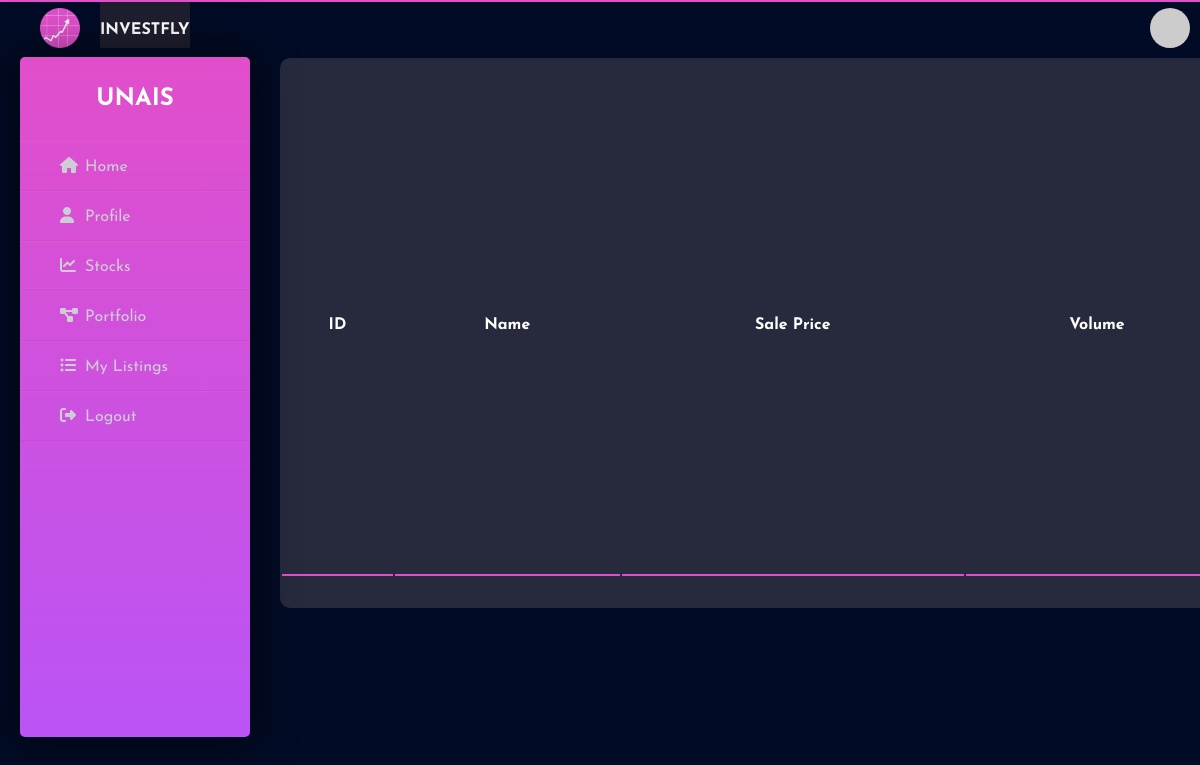
The app's page /myListings (signed in), older data.
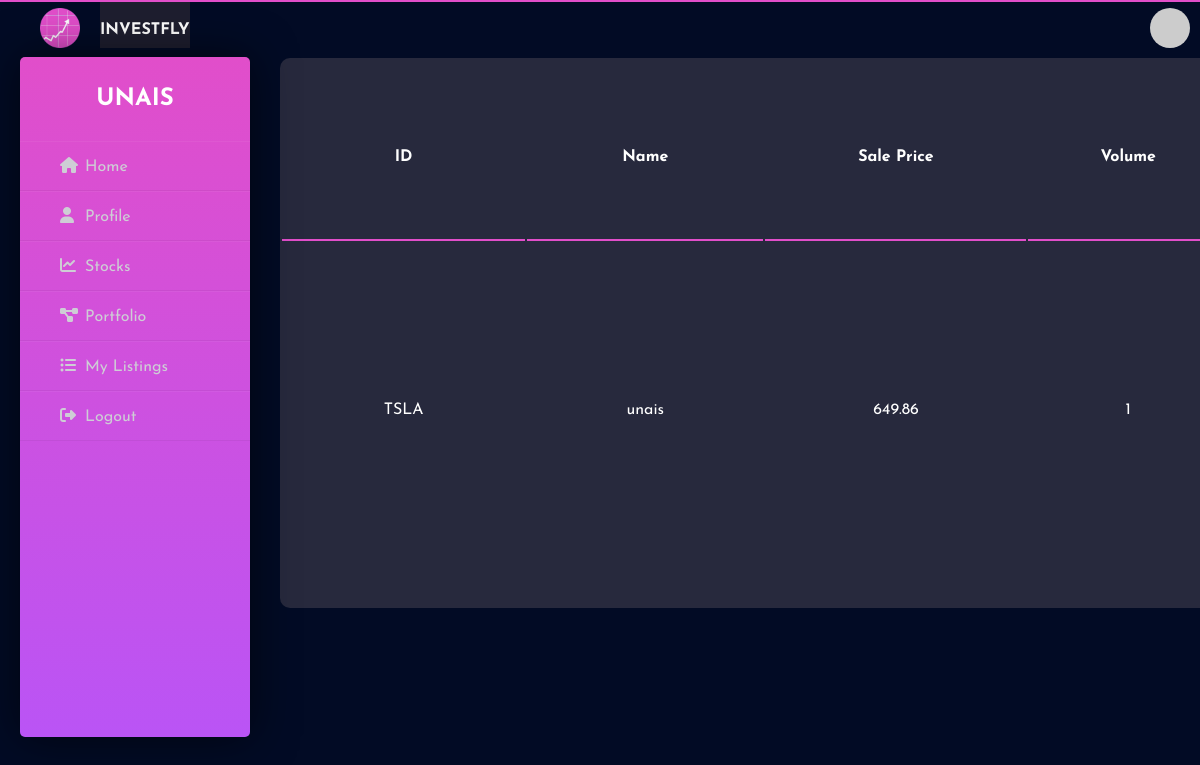
The same page, newer data.
### app/models.py (models this page shows, shortened)
class user_login(UserMixin, db.Model):
    id = db.Column(db.Integer, primary_key=True, nullable=False)
    username = db.Column(db.String(64), index=True, unique=True, nullable=False)
    email = db.Column(db.String(120), index=True, unique=True, nullable=False)
    password_hash = db.Column(db.String(128))
    def avatar(self, size):
        digest = md5(self.email.lower().encode('utf-8')).hexdigest()
        return 'https://www.gravatar.com/avatar/{}?d=identicon&s={}'.format(digest, size)

class available_stocks(db.Model):
    id = db.Column(db.Integer, primary_key=True, nullable=False)
    stock_name = db.Column(db.String, db.ForeignKey('stock.stock_name'), nullable=False)
    seller_id = db.Column(db.Integer, db.ForeignKey('user_login.id',onupdate='CASCADE', ondelete='CASCADE'), nullable=False)
    quantity = db.Column(db.Integer, nullable=False)
    curr_price = db.Column(db.Float, nullable=False)
    def get_list(self):
        return [self.stock_name, self.seller_id, self.curr_price , self.quantity]

### app/routes.py (the view)
@app.route('/myListings', methods = ['GET' , 'POST'])
@login_required
def myListings():
    headings = ['ID', 'Name', 'Sale Price' ,'Volume']
    sell_s = available_stocks.query.filter_by(seller_id=current_user.id).all()
    sell_stocks = []
    for i in range(len(sell_s)):
        sell_stocks.append(sell_s[i].get_list())
        sell_stocks[i][1] = user_login.query.filter_by(id=sell_s[i].seller_id).first().username
    return render_template('myListings.html' , data=sell_stocks , headings=headings)

### app/models.py (called while the page is built)
@app.before_request
def before_request():
    session.permanent = True
    app.permanent_session_lifetime = timedelta(seconds=600)

@login.user_loader
def load_user(id):
    return user_login.query.get(int(id))

### app/templates/myListings.html (shortened to what this page needs)
{% extends "base2.html" %}
{% block head %}
    <link rel= "stylesheet" type= "text/css" href= "{{url_for('static',filename='css/portfolio.css')}}">
{% endblock %}
{% block content %}
<div class=row1>
    <table class="table">
      <tr class="tab_head">
          {% for header in headings %}
          <th class="tab_b">{{ header }}</th>
          {% endfor %}
      </tr>
      {% for row in data %}
      <tr>
          {% for cell in row %}
          <td class="tab_body">{{ cell }}</td>
          {% endfor %}
      </tr>
      {% endfor %}
   </table>
</div>
{% endblock %}

### app/templates/base2.html (shortened to what this page needs)
<!DOCTYPE html>
<html lang="en">
<head>
    <link rel= "stylesheet" type= "text/css" href= "{{url_for('static',filename='css/base2.css')}}">
    {% block head %}{% endblock %}
</head>
<body>
<div class="wrapper">
    <img class="img" src="{{url_for('static',filename='img/logo1.png')}}" width="40" height="40" alt="" loading="lazy">
    <div class="header">
        <h4>INVESTFLY</h4>
    </div>
    <img class="user" src="{{current_user.avatar(128)}}" width="40" height="40" alt="" loading="lazy">
    <div class="sidebar">
        <h2>{{current_user.username}}</h2>
        <ul>
            <li><a href="{{ url_for('home_page' )}}"><i class="fas fa-home"></i>Home</a></li>
            <li><a href="{{ url_for('profile') }}"><i class="fas fa-user"></i>Profile</a></li>
            <li><a href="{{ url_for('stocks') }}"><i class="fas fa-chart-line"></i>Stocks</a></li>
            <li><a href="{{ url_for('portfolio') }}"><i class="fas fa-project-diagram"></i>Portfolio</a></li>
            <li><a href="{{ url_for('myListings') }}"><i class="fas fa-list-ul"></i>My Listings</a></li>
            <li><a href="{{ url_for('logout') }}"><i class="fas fa-sign-out-alt"></i>Logout</a></li>
        </ul>
    </div>
</div>
{% block content%}
{% endblock %}
</body>
</html>

Row changes from the older to the newer data that the page shows:
now on one of the page's lists (row unchanged): user_login: username "unais"
added available_stocks: stock_name "TSLA", curr_price "649.86"
Text that changed along with them:
new list line: "1"
